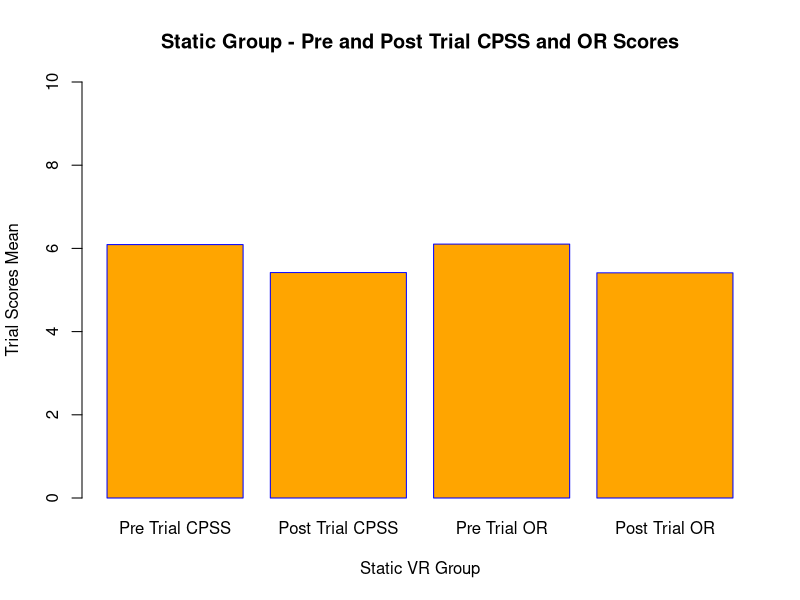
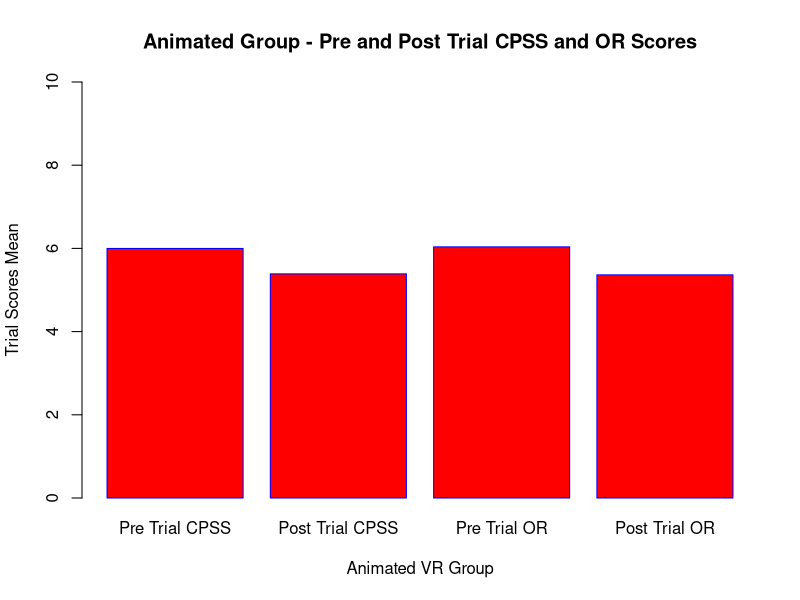
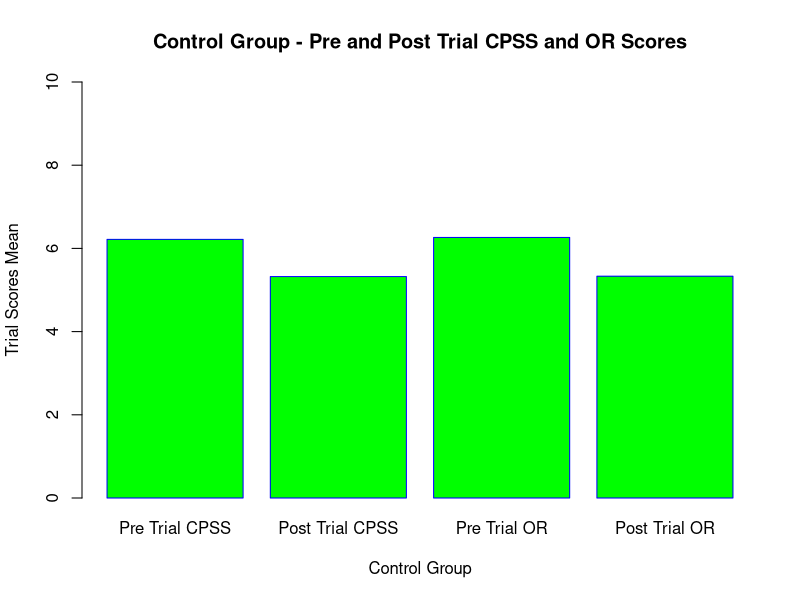
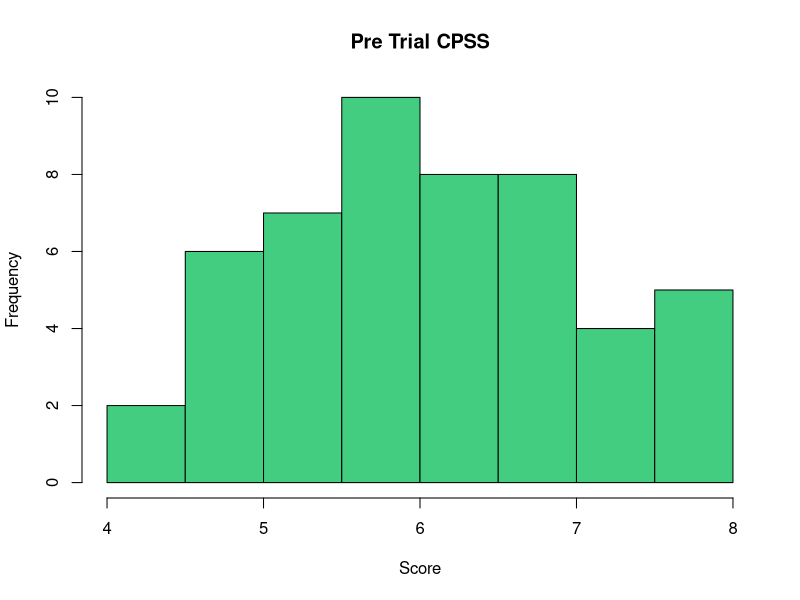
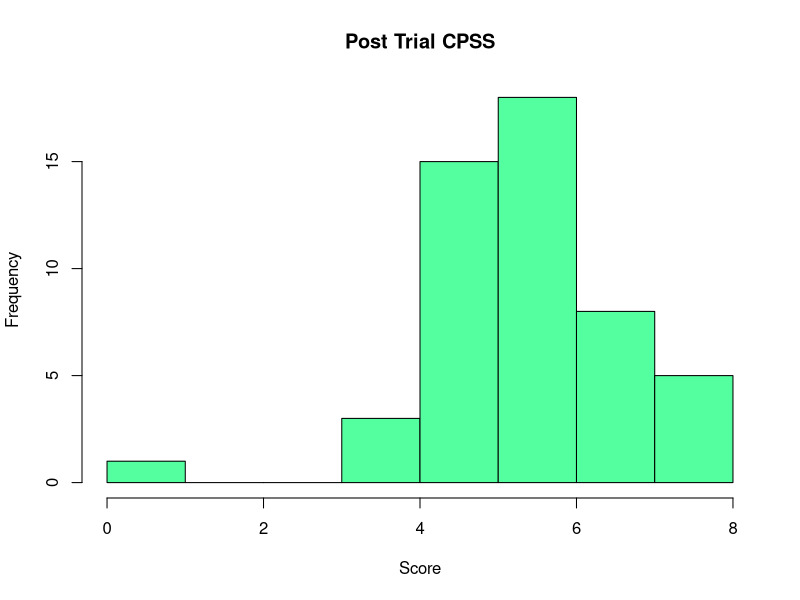
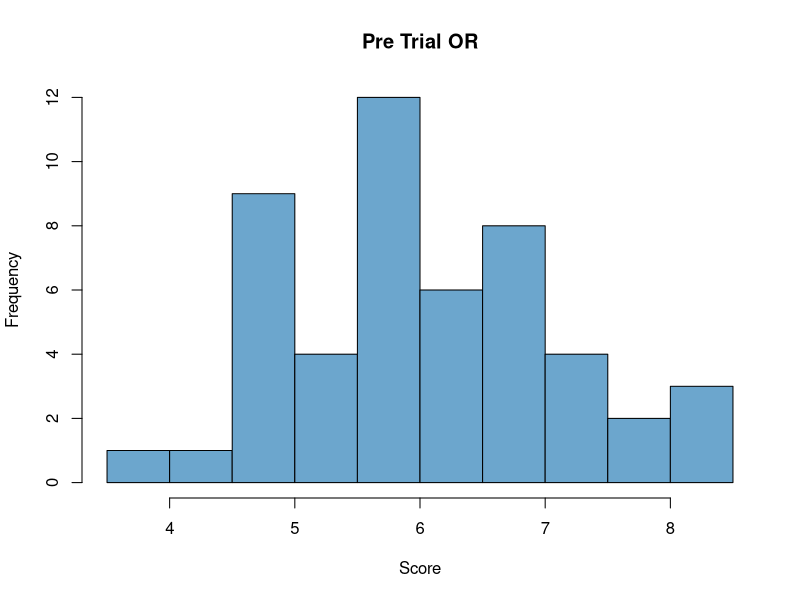
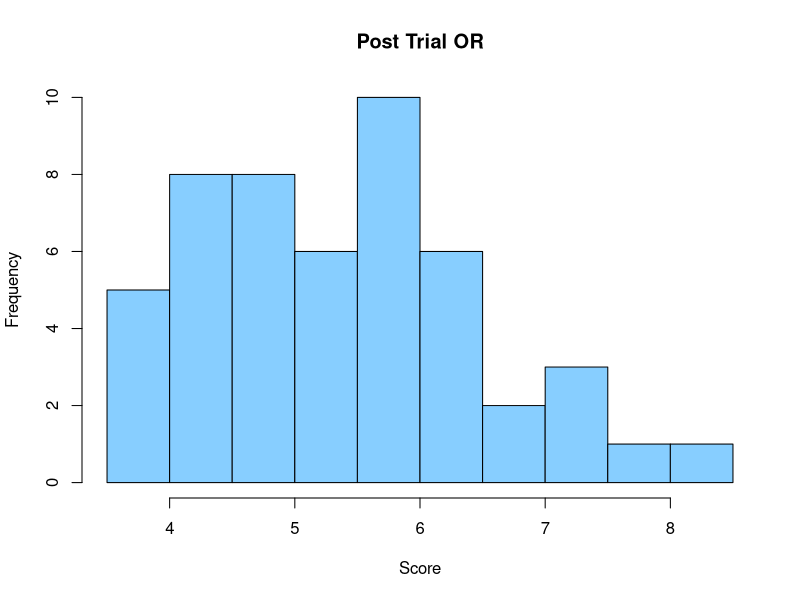
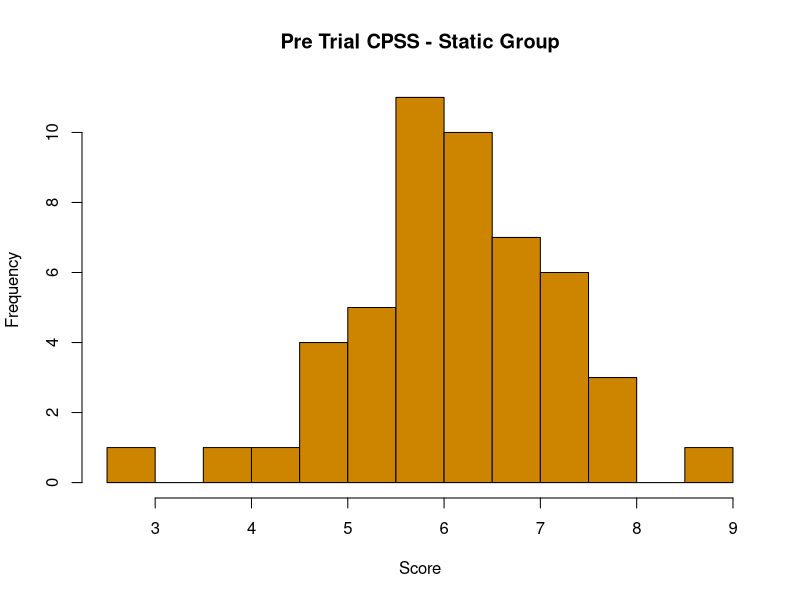

Write the R code that produced these figures, in order.
## ---- chunk 1
library(readr)
daie_ca3_data_10 <- read.csv("daie_ca3_data_10.csv")
#View(daie_ca3_data_10)

head(daie_ca3_data_10,10)
summary(daie_ca3_data_10)
tail(daie_ca3_data_10,5)

## ---- chunk 2

#install.packages("tidyverse")
library(tidyverse)
data()
glimpse(daie_ca3_data_10)
class(daie_ca3_data_10$gender)
unique(daie_ca3_data_10$gender)
unique(daie_ca3_data_10$test_group)
#Replacing the incorrect value
daie_ca3_data_10$test_group <- str_replace(daie_ca3_data_10$test_group,"Cotrol", "Control")
#Checking the Group values
unique(daie_ca3_data_10$test_group)
#Checking for null values in the data
is.null(daie_ca3_data_10)
is.null(daie_ca3_data_10$pre_trial_cpss)
is.null(daie_ca3_data_10$post_trial_cpss)
is.null(daie_ca3_data_10$pre_trial_or)
is.null(daie_ca3_data_10$post_trial_or)
is.na(daie_ca3_data_10)
daie_ca3_data_10 <-daie_ca3_data_10 %>% drop_na()
is.na(daie_ca3_data_10)
#Checked for negative values
sum(daie_ca3_data_10 < 0)
#Checked for values greater than 10
#Data for the entire set due to the first heading in the data 
sum(daie_ca3_data_10 > 10)
sum(daie_ca3_data_10$pre_trial_cpss > 10)
sum(daie_ca3_data_10$post_trial_cpss > 10)
sum(daie_ca3_data_10$pre_trial_or > 10)
sum(daie_ca3_data_10$post_trial_or > 10)

## ---- chunk 3
#Show 10 of the first few values of the data set
head(daie_ca3_data_10,10)
#Show last 10 values of data
tail(daie_ca3_data_10,5)
#Gives an overall summary of the data 
summary(daie_ca3_data_10)
daie_ca3_data_10%>%
  drop_na(test_group)%>% 
  group_by(test_group)%>%
  summarise(Lower = min(pre_trial_cpss),
          Average = mean(pre_trial_cpss),
          Upper = max(pre_trial_cpss),
          Difference = max(pre_trial_cpss)-min(pre_trial_cpss))
  daie_ca3_data_10%>%
  drop_na(test_group)%>%  
  group_by(test_group)%>%
  summarise(Lower1 = min(post_trial_cpss),
          Average1 = mean(post_trial_cpss),
          Upper1 = max(post_trial_cpss),
          Difference1 = max(post_trial_cpss)-min(post_trial_cpss))
  
  daie_ca3_data_10%>%
  drop_na(test_group)%>% 
  group_by(test_group)%>%
  summarise(Lower2 = min(pre_trial_or),
          Average2 = mean(pre_trial_or),
          Upper2 = max(pre_trial_or),
          Difference2 = max(pre_trial_or)-min(pre_trial_or))
  
  daie_ca3_data_10%>%
  drop_na(test_group)%>% 
  group_by(test_group)%>%
  summarise(Lower3 = min(post_trial_or),
          Average3 = mean(post_trial_or),
          Upper3 = max(post_trial_or),
          Difference2 = max(post_trial_or)-min(post_trial_or))
## ---- chunk 4
static_data<-c(6.0914,5.4188,6.1032,5.4124)
CPSSOR<-c("Pre Trial CPSS","Post Trial CPSS","Pre Trial OR","Post Trial OR")
barplot(static_data,xlab="Static VR Group",ylab="Trial Scores Mean", main="Static Group - Pre and Post Trial CPSS and OR Scores", names.arg=CPSSOR, col="Orange", border="Blue", ylim=c(0,10))

animated_data<-c(5.998163265,5.387755102,6.037959184,5.364897959)
CPSSOR<-c("Pre Trial CPSS","Post Trial CPSS","Pre Trial OR","Post Trial OR")
barplot(animated_data,xlab="Animated VR Group",ylab="Trial Scores Mean", main="Animated Group - Pre and Post Trial CPSS and OR Scores", names.arg=CPSSOR, col="Red", border="Blue", ylim=c(0,10))

control_data<-c(6.2172,5.323,6.2638,5.3314)
CPSSOR<-c("Pre Trial CPSS","Post Trial CPSS","Pre Trial OR","Post Trial OR")
barplot(control_data,xlab="Control Group",ylab="Trial Scores Mean", main="Control Group - Pre and Post Trial CPSS and OR Scores", names.arg=CPSSOR, col="Green", border="Blue", ylim=c(0,10))
## ---- chunk 5
#Checking Normal Distribution on Control Group 
df1<-subset(daie_ca3_data_10, test_group!="Static" & test_group!="Animated")
df1
  
hist(df1$pre_trial_cpss,
col="seagreen3",
main = "Pre Trial CPSS",
xlab = "Score",
ylab = "Frequency",
breaks = 8)

hist(df1$post_trial_cpss,
col="seagreen1",
main = "Post Trial CPSS",
xlab = "Score",
ylab = "Frequency",
breaks = 8)

hist(df1$pre_trial_or,
col="skyblue3",
main = "Pre Trial OR",
xlab = "Score",
ylab = "Frequency",
breaks = 8)

hist(df1$post_trial_or,
col="skyblue1",
main = "Post Trial OR",
xlab = "Score",
ylab = "Frequency",
breaks = 8)
#Checking Normal Distribution on Static Group 
df2<-subset(daie_ca3_data_10, test_group!="Control" & test_group!="Animated")
df2

hist(df2$pre_trial_cpss,
col="orange3",
main = "Pre Trial CPSS - Static Group",
xlab = "Score",
ylab = "Frequency",
breaks = 8)

hist(df2$post_trial_cpss,
col="orange",
main = "Post Trial CPSS - Static Group",
xlab = "Score",
ylab = "Frequency",
breaks = 8)

hist(df2$pre_trial_or,
col="orange3",
main = "Pre Trial OR - Static Group",
xlab = "Score",
ylab = "Frequency",
breaks = 8)

hist(df2$post_trial_or,
col="orange",
main = "Post Trial OR - Static Group",
xlab = "Score",
ylab = "Frequency",
breaks = 8)
#Checking Normal Distribution on Animated Group 
df3<-subset(daie_ca3_data_10, test_group!="Static" & test_group!="Control")
df3

hist(df3$pre_trial_cpss,
col="red3",
main = "Pre Trial CPSS - Animated",
xlab = "Score",
ylab = "Frequency",
breaks = 8)

hist(df3$post_trial_cpss,
col="red",
main = "Post Trial CPSS - Animated",
xlab = "Score",
ylab = "Frequency",
breaks = 8)

hist(df3$pre_trial_or,
col="red3",
main = "Pre Trial OR - Animated",
xlab = "Score",
ylab = "Frequency",
breaks = 8)

hist(df3$post_trial_or,
col="red",
main = "Post Trial OR - Animated",
xlab = "Score",
ylab = "Frequency",
breaks = 8)
## ---- chunk 6
#q plot of Control Group
qqnorm(df1$pre_trial_cpss,
       pch = 2, frame = FALSE)
qqline(df1$pre_trial_cpss,
       col = "darkorchid", lwd = 1)
qqnorm(df1$post_trial_cpss,
       pch = 2, frame = FALSE)
qqline(df1$post_trial_cpss,
       col = "darkorchid", lwd = 1)
qqnorm(df1$pre_trial_or,
       pch = 2, frame = FALSE)
qqline(df1$pre_trial_or,
       col = "darkorchid", lwd = 1)
qqnorm(df1$post_trial_or,
       pch = 2, frame = FALSE)
qqline(df1$post_trial_or,
       col = "darkorchid", lwd = 1)
#q plot of Static Group
qqnorm(df2$pre_trial_cpss,
       pch = 2, frame = FALSE)
qqline(df2$pre_trial_cpss,
       col = "darkorchid", lwd = 1)
qqnorm(df2$post_trial_cpss,
       pch = 2, frame = FALSE)
qqline(df2$post_trial_cpss,
       col = "darkorchid", lwd = 1)
qqnorm(df2$pre_trial_or,
       pch = 2, frame = FALSE)
qqline(df2$pre_trial_or,
       col = "darkorchid", lwd = 1)
qqnorm(df2$post_trial_or,
       pch = 2, frame = FALSE)
qqline(df2$post_trial_or,
       col = "darkorchid", lwd = 1)
#q plot of Animated Group
qqnorm(df3$pre_trial_cpss,
       pch = 2, frame = FALSE)
qqline(df3$pre_trial_cpss,
       col = "darkorchid", lwd = 1)
qqnorm(df3$post_trial_cpss,
       pch = 2, frame = FALSE)
qqline(df3$post_trial_cpss,
       col = "darkorchid", lwd = 1)
qqnorm(df3$pre_trial_or,
       pch = 2, frame = FALSE)
qqline(df3$pre_trial_or,
       col = "darkorchid", lwd = 1)
qqnorm(df3$post_trial_or,
       pch = 2, frame = FALSE)
qqline(df3$post_trial_or,
       col = "darkorchid", lwd = 1)
## ---- chunk 7
